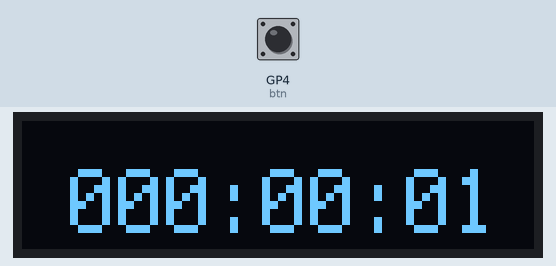
Simulated run of this program. Board: Raspberry Pi Pico running CircuitPython. Parts: 128×32 one-colour display. Inputs (shaded band) come from the test bench; at power-on: GP4 (btn) HIGH. What the program prints to the serial console is not drawn.

Above: at 1.2 s.
1.3 s: GP4 (btn) pulled LOW for 0.15 s
3.0 s: GP4 (btn) pulled LOW for 1 s
At 5.0 s:
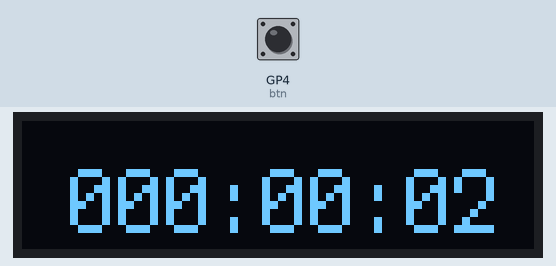
7.0 s: GP4 (btn) driven LOW
At 10.3 s:
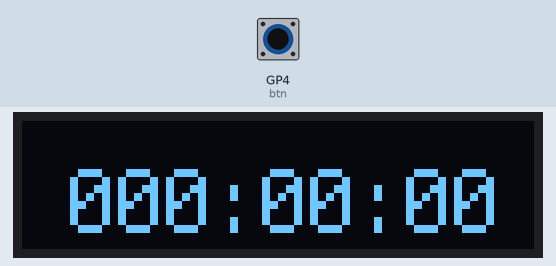
Timing chart, 0 to 11.8 s (numbered marks = the images above; inputs shaded):
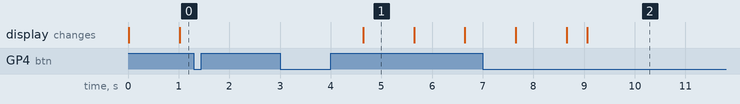

Measured:
- after the input at 1.3 s, every drawn part: stays the same
- after the input at 3.0 s, the display: changes after 1.6 s (image 1)
- what the display in image 1 shows lasts 1.0 s, from 4.6 s to 5.6 s

The program:

code-v1.py
```python
import time
import board
import busio
import displayio
import terminalio
import adafruit_displayio_ssd1306
from adafruit_display_text import label
from digitalio import DigitalInOut, Direction, Pull

btn = DigitalInOut(board.GP4)  # 버튼 핀 설정
btn.direction = Direction.INPUT
btn.pull = Pull.UP
"""
try:
    i2c.deinit()
except NameError:
    print("I2C가 아직 생성되지 않았습니다.")
"""
try:

    # I2C 객체가 생성되지 않았을 경우에만 생성합니다.
    if not hasattr(board, 'I2C'):
        i2c = busio.I2C(scl=board.GP3, sda=board.GP2)  # I2C 설정
    else:
        i2c = board.I2C()  # 이미 존재하는 경우 I2C 객체를 사용


    display_bus = displayio.I2CDisplay(i2c, device_address=0x3C)  # 디스플레이 주소 설정

    display = adafruit_displayio_ssd1306.SSD1306(display_bus, width=128, height=32)
    splash = displayio.Group()
    display.root_group = splash

    color_bitmap = displayio.Bitmap(128, 32, 1)  # 전체 화면 검은색
    color_palette = displayio.Palette(1)
    color_palette[0] = 0x000000  # 검은색

    bg_sprite = displayio.TileGrid(color_bitmap, pixel_shader=color_palette, x=0, y=0)
    splash.append(bg_sprite)

    start_time = None  # start_time을 None으로 초기화
    elapsed_time = 0  # 초기 경과 시간 설정
    previous_elapsed_time = 0  # 경과 시간 멈추기 전 마지막 시간 저장

    long_press_time = 2  # long press를 2초 이상으로 설정
    button_press_time = 0  # 버튼 눌린 시간

    text_area = label.Label(terminalio.FONT, text="00:00:00", color=0xffffff, x=12, y=20, scale=2)
    splash.append(text_area)

    downCounter = 0
    run = True  # 시간 흐름 제어

    while True:

        # 버튼 상태 체크
        if not btn.value:  # 버튼이 눌렸을 때
            if button_press_time == 0:  # 버튼이 처음 눌린 순간
                button_press_time = time.monotonic()  # 버튼 눌린 시간 기록

            press_duration = time.monotonic() - button_press_time
            if press_duration >= long_press_time:  # long press로 처리
                print("Long press detected!")
                start_time = None  # 롱프레스 시 시간 초기화
                elapsed_time = 0  # 경과 시간 초기화
                previous_elapsed_time = 0  # 경과 시간 초기화

        else:  # 버튼이 떼어졌을 때
            if button_press_time != 0:  # 버튼이 눌려 있었을 때만 동작
                press_duration = time.monotonic() - button_press_time  # 버튼이 눌린 시간 계산
                if press_duration >= long_press_time:  # long press로 처리
                    print("Long press detected!")
                    start_time = None  # 롱프레스 시 시간 초기화
                    elapsed_time = 0  # 경과 시간 초기화
                    previous_elapsed_time = 0  # 경과 시간 초기화
                else:  # short press로 처리
                    print("Short press detected!")
                    run = not run  # run 상태 토글 (True/False)
                    if run:  # run이 True로 변경되면 시간 계산을 시작
                        # 이전에 멈춘 시간을 반영하여 다시 시작
                        start_time = time.monotonic() - previous_elapsed_time
                    else:  # run이 False이면 시간 멈추기
                        previous_elapsed_time = elapsed_time  # 멈춘 시간을 저장


                button_press_time = 0  # 버튼 눌린 시간 초기화

        if run:  # run이 True일 때만 시간 계산
            if start_time is None:
                start_time = time.monotonic() - previous_elapsed_time  # 이전의 경과 시간을 고려하여 시작
            elapsed_time = time.monotonic() - start_time
        else:
            previous_elapsed_time = elapsed_time  # 시간 멈출 때 경과 시간 저장

        # 경과 시간을 시간, 분, 초로 변환
        hours = int(elapsed_time // 3600)
        minutes = int((elapsed_time % 3600) // 60)
        seconds = int(elapsed_time % 60)

        # 형식에 맞게 출력
        formatted_time = f"{hours:03}:{minutes:02}:{seconds:02}"

        # 텍스트를 갱신합니다.
        text_area.text = formatted_time  # 기존 text_area를 갱신
        time.sleep(0.1)  # 100ms마다 상태를 체크

except Exception as e:
    print(f"예외 발생: {e}")
    import microcontroller
    microcontroller.reset()
```
